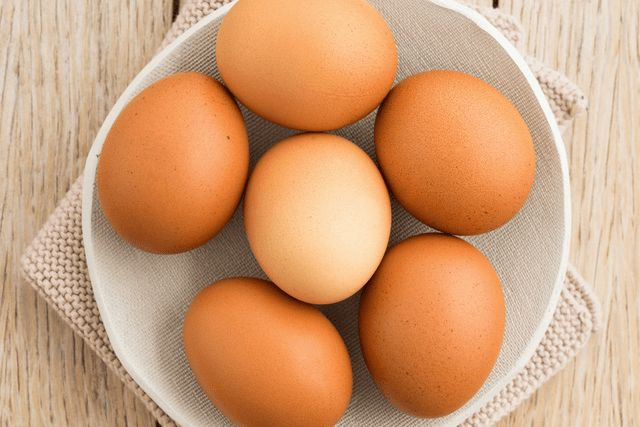
#> input picture assets/images/egg.jpg, 640 x 427 px
$ python -i egg_detector.py   (imports and definitions only)
#> lines starting #> are read from the running program, lines starting #| are printed output that depends on the picture; after the words box and inside, x2 and y2 are one past the last pixel; in counts of white or black regions, pixels touching at a corner belong together
# Custom Egg Detection Model
# ใช้ OpenCV headless ตรวจจับไข่โดยไม่ต้องการ AI
# จำแนกขนาดตาม TIS 227-2524 (grade0-5)

import cv2
import numpy as np
from PIL import Image
import io
import base64
from typing import List, Dict, Tuple
import math

class EggDetector:
    def __init__(self):
        """Initialize egg detector with Thai egg grading standards"""
        # Thai Industrial Standard TIS 227-2524 egg grading (pixels)
        # ค่าประมาณสำหรับภาพปกติ สามารถ calibrate ได้
        self.grade_thresholds = {
            "grade0": 25000,  # เบอร์ 0 (พิเศษ) - ใหญ่พิเศษ > 70g
            "grade1": 20000,  # เบอร์ 1 (ใหญ่) - 60-70g
            "grade2": 16000,  # เบอร์ 2 (กลาง) - 50-60g
            "grade3": 12000,  # เบอร์ 3 (เล็ก) - 40-50g
            "grade4": 8000,   # เบอร์ 4 (เล็กมาก) - 30-40g
            "grade5": 0      # เบอร์ 5 (พิเศษเล็ก) - < 30g
        }

        # Egg shape filters
        self.min_area = 2000      # พื้นที่น้อยสุด (noise)
        self.max_area = 50000     # พื้นที่มากสุด (ไม่ใช่ไข่)
        self.min_aspect = 0.5     # aspect ratio น้อยสุด (รี)
        self.max_aspect = 2.0     # aspect ratio มากสุด (รี)
        self.min_circularity = 0.3 # ความกลมน้อยสุด

    def preprocess_image(self, image: Image.Image) -> np.ndarray:
        """Preprocess image for egg detection"""
        # Convert PIL to OpenCV format
        cv_image = cv2.cvtColor(np.array(image), cv2.COLOR_RGB2BGR)
#> cv_image is the input picture: shape (427, 640, 3); mean B, G, R 120.3, 159.1, 208.3

        # Convert to grayscale
        gray = cv2.cvtColor(cv_image, cv2.COLOR_BGR2GRAY)
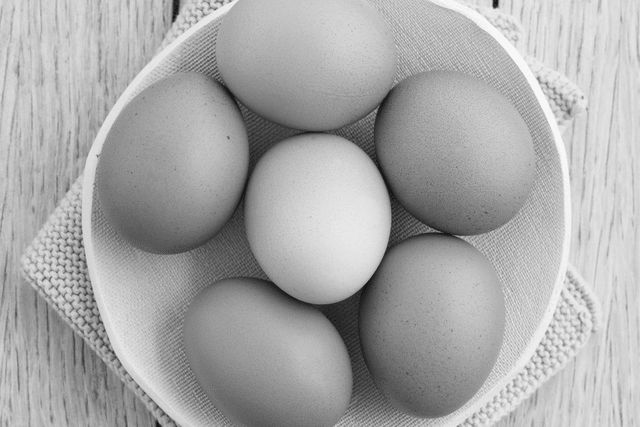
#> gray: shape (427, 640); min 11, max 255, mean 169.4

        # Apply Gaussian blur to reduce noise
        blurred = cv2.GaussianBlur(gray, (7, 7), 0)

        return blurred, cv_image

    def detect_eggs(self, image: Image.Image) -> Dict:
        """Detect eggs and classify by grade"""
        try:
            # Preprocess
            blurred, original = self.preprocess_image(image)

            # Adaptive threshold for better egg detection
            thresh = cv2.adaptiveThreshold(
                blurred, 255, cv2.ADAPTIVE_THRESH_GAUSSIAN_C,
                cv2.THRESH_BINARY_INV, 11, 2
            )
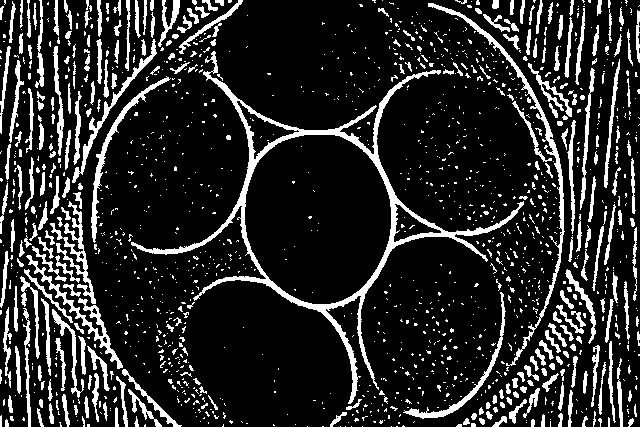
#> thresh: shape (427, 640); 15.8% white; 1442 white regions (1154 under 20 px), largest, box (x1, y1, x2, y2) and area: (131, 51, 524, 404) 7188, (428, 3, 565, 366) 1844, (26, 255, 123, 369) 1025

            # Morphological operations to clean up
            kernel = cv2.getStructuringElement(cv2.MORPH_ELLIPSE, (5, 5))
            thresh = cv2.morphologyEx(thresh, cv2.MORPH_OPEN, kernel)
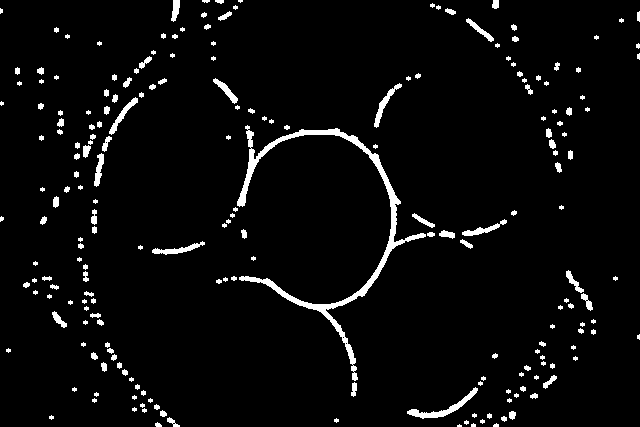
#> thresh: shape (427, 640); 4% white; 214 white regions (99 under 20 px), largest, box (x1, y1, x2, y2) and area: (237, 125, 426, 381) 3323, (407, 387, 478, 419) 440, (374, 83, 402, 128) 258
            thresh = cv2.morphologyEx(thresh, cv2.MORPH_CLOSE, kernel)
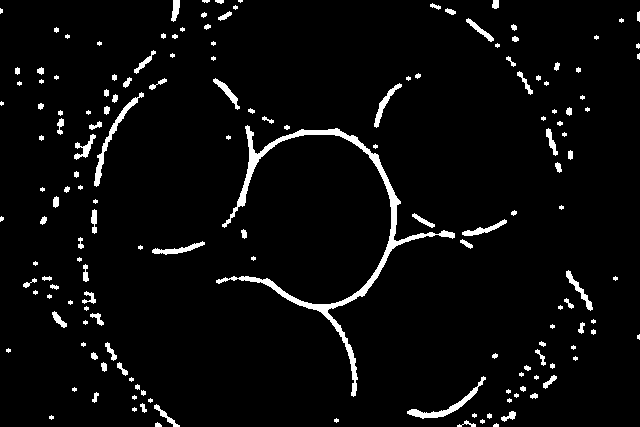
#> thresh: shape (427, 640); 4.2% white; 160 white regions (67 under 20 px)

            # Find contours
            contours, _ = cv2.findContours(thresh, cv2.RETR_EXTERNAL, cv2.CHAIN_APPROX_SIMPLE)
#> contours = 160 contours, 96 with area under 20; largest, box (x1, y1, x2, y2) and area: (216, 125, 455, 397) 3082, (94, 92, 144, 187) 419, (407, 376, 486, 419) 400, (374, 83, 402, 128) 209, (152, 241, 205, 255) 198

            # Process each contour
            detections = []
            grade_counts = {
                "grade0_count": 0,
                "grade1_count": 0,
                "grade2_count": 0,
                "grade3_count": 0,
                "grade4_count": 0,
                "grade5_count": 0
            }

            for i, contour in enumerate(contours):
                # Calculate contour properties
                area = cv2.contourArea(contour)

                # Skip if too small or too large
                if area < self.min_area or area > self.max_area:
                    continue

                # Calculate bounding box
                x, y, w, h = cv2.boundingRect(contour)
                aspect_ratio = w / h

                # Skip if not egg-shaped
                if aspect_ratio < self.min_aspect or aspect_ratio > self.max_aspect:
                    continue

                # Calculate circularity (4π*Area/Perimeter²)
                perimeter = cv2.arcLength(contour, True)
                if perimeter > 0:
                    circularity = (4 * math.pi * area) / (perimeter * perimeter)
                    if circularity < self.min_circularity:
                        continue

                # Classify egg grade based on area
                grade = self.classify_grade(area)
                grade_counts[f"{grade}_count"] += 1

                # Calculate confidence based on shape properties
                confidence = self.calculate_confidence(area, aspect_ratio, circularity if perimeter > 0 else 0)

                detection = {
                    "id": len(detections) + 1,
                    "grade": grade,
                    "confidence": round(confidence, 2),
                    "area": int(area),
                    "bbox": [int(x), int(y), int(w), int(h)]
                }
                detections.append(detection)
#> this loop made 160 passes
#> (area, x, y, w, h, aspect_ratio, perimeter, circularity) on pass 93: (3082.5, 216, 125, 239, 272, 0.879, 1542.9, 0.0163)
#> area on passes 3, 9, 11, 12, 16, 18: 27, 60.5, 98.5, 25, 23.5, 27
#> after the loop, detections = []; grade_counts = {'grade0_count': 0, 'grade1_count': 0, 'grade2_count': 0, 'grade3_count': 0, 'grade4_count': 0, 'grade5_count': 0}

            # Calculate total and success rate
            total_eggs = len(detections)
#> total_eggs = 0
            success_percent = (total_eggs / max(len(contours), 1)) * 100
#> success_percent = 0

            return {
                "detections": detections,
                "grade_counts": grade_counts,
                "total_eggs": total_eggs,
                "success_percent": round(success_percent, 1),
                "processed_contours": len(contours)
            }

        except Exception as e:
            print(f"Egg detection error: {e}")
            return {
                "detections": [],
                "grade_counts": {f"grade{i}_count": 0 for i in range(6)},
                "total_eggs": 0,
                "success_percent": 0.0,
                "error": str(e)
            }

    # [45 lines left out: functions classify_grade, calculate_confidence, test_detector, not called in this run]

# [2 lines not run here, left out]

>>> import cv2
>>> picture = cv2.cvtColor(cv2.imread('assets/images/egg.jpg'), cv2.COLOR_BGR2RGB)
>>> result = EggDetector().detect_eggs(picture)
#> result = 5 items
